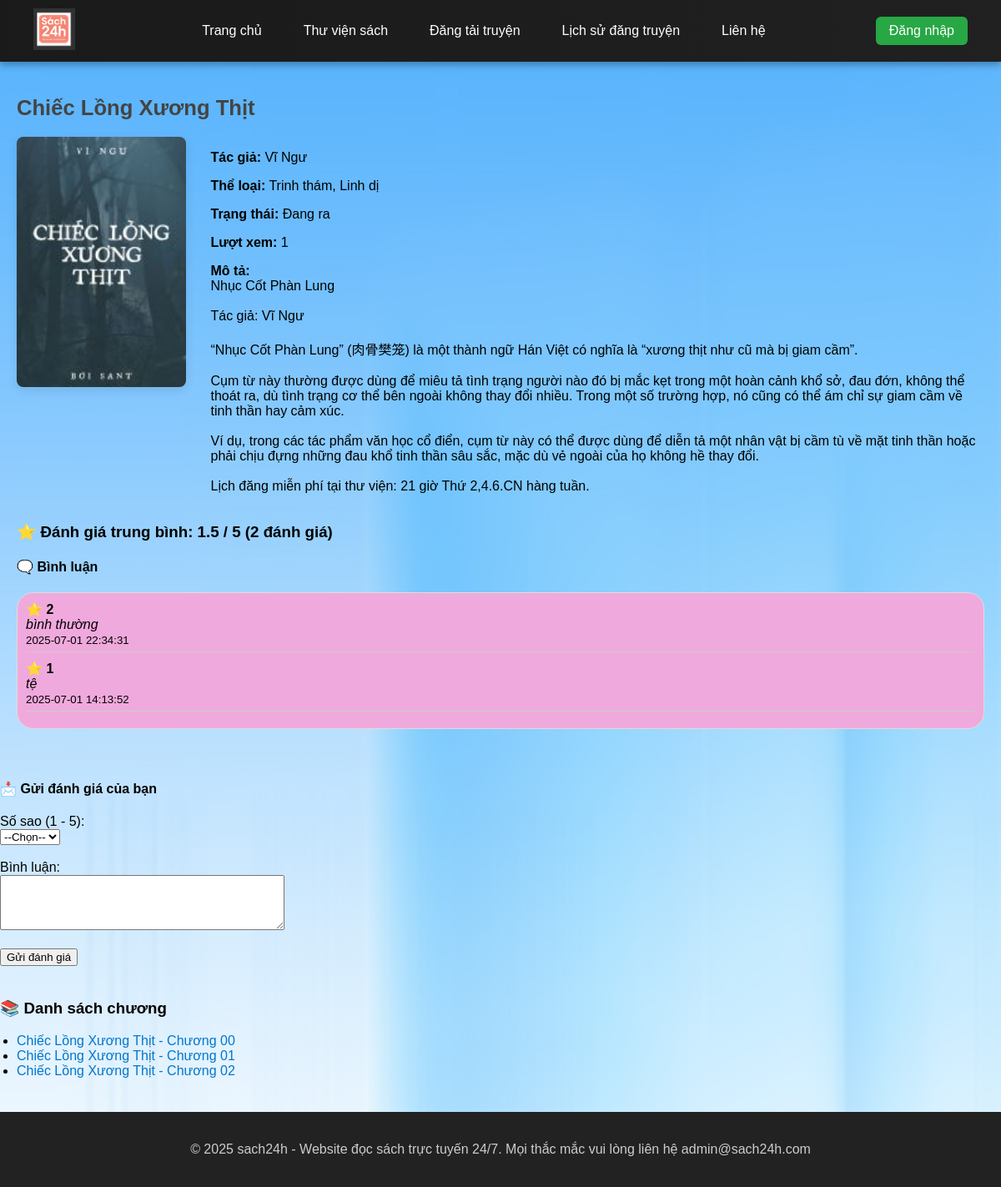
The page /book.php?id=20 on the database its author committed.
### tables this page shows
CREATE TABLE `books` (
  `id` int(11) NOT NULL,
  `title` varchar(255) NOT NULL,
  `author` varchar(255) DEFAULT NULL,
  `rating` decimal(3,1) DEFAULT NULL,
  `image` varchar(255) DEFAULT NULL,
  `description` text DEFAULT NULL,
  `views` int(11) DEFAULT 0,
  `status` varchar(50) DEFAULT NULL,
  `category` varchar(100) DEFAULT NULL,
  `require_login` tinyint(1) NOT NULL DEFAULT 0,
  `featured` tinyint(1) DEFAULT 0,
  `category_type` enum('new','suggested','best') DEFAULT 'new',
  `show_in_latest` tinyint(1) DEFAULT 1
);

CREATE TABLE `book_reviews` (
  `id` int(11) NOT NULL,
  `book_id` int(11) NOT NULL,
  `rating` int(11) DEFAULT NULL CHECK (`rating` between 1 and 5),
  `COMMENT` text DEFAULT NULL,
  `created_at` datetime DEFAULT current_timestamp()
);

CREATE TABLE `chapters` (
  `id` int(11) NOT NULL,
  `book_id` int(11) NOT NULL,
  `chapter_title` varchar(255) NOT NULL,
  `content` text DEFAULT NULL,
  `image` varchar(255) DEFAULT 'default.jpg',
  `status` varchar(50) DEFAULT 'Đang ra',
  `created_at` timestamp NOT NULL DEFAULT current_timestamp(),
  `author` varchar(100) DEFAULT NULL,
  `require_login` tinyint(1) DEFAULT 0,
  `show_in_latest` tinyint(1) DEFAULT 1
);

### book.php (the view, shortened to what this page needs)
<?php
include 'includes/header.php';
include 'includes/db.php';
if (isset($_GET['id']) && is_numeric($_GET['id'])) {
    $book_id = (int)$_GET['id'];
    $conn->query("UPDATE books SET views = views + 1 WHERE id = $book_id");
    $stmt = $conn->prepare("SELECT * FROM books WHERE id = ?");
    $stmt->bind_param("i", $book_id);
    $stmt->execute();
    $result = $stmt->get_result();
    if ($row = $result->fetch_assoc()) {
        echo "<div class='container'>";
        echo "<h2>" . htmlspecialchars($row['title']) . "</h2>";
        echo "<div style='display:flex; gap:30px; margin-top:20px'>";
        echo "<img class='book-detail-image' src='assets/images/" . htmlspecialchars($row['image']) . "' onerror=\"this.onerror=null;this.src='assets/images/default.jpg';\">";
        echo "<div>";
        echo "<p><strong>Tác giả:</strong> " . htmlspecialchars($row['author']) . "</p>";
        echo "<p><strong>Thể loại:</strong> " . htmlspecialchars($row['category']) . "</p>";
        echo "<p><strong>Trạng thái:</strong> " . htmlspecialchars($row['status']) . "</p>";
        echo "<p><strong>Lượt xem:</strong> " . number_format($row['views']) . "</p>";
        echo "<p><strong>Mô tả:</strong><br>" . nl2br(htmlspecialchars($row['description'])) . "</p>";
        echo "</div></div>";
        $rating_stmt = $conn->prepare("SELECT AVG(rating) AS avg_rating, COUNT(*) AS total_reviews FROM book_reviews WHERE book_id = ?");
        $rating_stmt->bind_param("i", $book_id);
        $rating_stmt->execute();
        $rating_data = $rating_stmt->get_result()->fetch_assoc();
        echo "<h3>⭐ Đánh giá trung bình: " . round($rating_data['avg_rating'], 1) . " / 5 ({$rating_data['total_reviews']} đánh giá)</h3>";
        $comment_stmt = $conn->prepare("SELECT comment, rating, created_at FROM book_reviews WHERE book_id = ? ORDER BY id DESC");
        $comment_stmt->bind_param("i", $book_id);
        $comment_stmt->execute();
        $comment_result = $comment_stmt->get_result();
  echo "<h4>🗨️ Bình luận</h4>";
echo "<div style='max-height: 250px; overflow-y: auto; scrollbar-width: none; -ms-overflow-style: none; border: 1px solid #ddd; padding: 10px; background:rgb(240, 169, 220); border-radius: 20px; margin-bottom: 20px;'>
<style>
    div::-webkit-scrollbar {
        display: none;
    }
</style>";
if ($comment_result->num_rows > 0) {
    while ($cmt = $comment_result->fetch_assoc()) {
        echo "<div style='margin-bottom: 10px; border-bottom: 1px solid #ccc; padding-bottom: 5px'>";
        echo "<strong>⭐ " . (int)$cmt['rating'] . "</strong><br>";
        echo "<em>" . htmlspecialchars($cmt['comment']) . "</em><br>";
        echo "<small>" . $cmt['created_at'] . "</small>";
        echo "</div>";
    }
} else {
    echo "<p>Chưa có bình luận.</p>";
}
echo "</div>";
echo "</div>";
        echo '
        <h4>📩 Gửi đánh giá của bạn</h4>
        <form method="POST" action="">
            <label>Số sao (1 - 5):</label><br>
            <select name="rating" required>
                <option value="">--Chọn--</option>
                <option value="5">5 ⭐</option>
                <option value="4">4 ⭐</option>
                <option value="3">3 ⭐</option>
                <option value="2">2 ⭐</option>
                <option value="1">1 ⭐</option>
            </select><br><br>
            <label>Bình luận:</label><br>
            <textarea name="comment" rows="4" cols="40" required></textarea><br><br>
            <button type="submit" name="submit_review">Gửi đánh giá</button>
        </form>';
        $chapter_stmt = $conn->prepare("SELECT id, chapter_title FROM chapters WHERE book_id = ? ORDER BY id ASC");
        $chapter_stmt->bind_param("i", $book_id);
        $chapter_stmt->execute();
        $chapters = $chapter_stmt->get_result();
        echo "<h3 style='margin-top:40px;'>📚 Danh sách chương</h3><ul style='padding-left: 20px;'>";
        if ($chapters->num_rows > 0) {
            while ($chapter = $chapters->fetch_assoc()) {
                echo "<li><a href='chapter.php?id=" . (int)$chapter['id'] . "'>" . htmlspecialchars($chapter['chapter_title']) . "</a></li>";
            }
        } else {
            echo "<li>Chưa có chương nào.</li>";
        }
        echo "</ul></div>";
    } else {
        echo "<p>Sách không tồn tại.</p>";
    }
} else {
    echo "<p>Không tìm thấy sách.</p>";
}
include 'includes/footer.php';
?>

### assets/css/style.css (style rules this page uses)
body { font-family: Arial, sans-serif; margin: 0; background-image: url("../images/background.jpg"); background-size: cover; background-repeat: no-repeat; background-attachment: fixed; }
.container { padding: 20px; }
h2 { font-size: 1.6rem; color: #444; margin-bottom: 15px; }
a { text-decoration: none; color: #0077cc; }
.book-detail-image { height: 300px; border-radius: 8px; transition: transform 0.3s ease, box-shadow 0.3s ease; box-shadow: 0 4px 12px rgba(0, 0, 0, 0.1); }

### rows shown on the page
books: title "Chiếc Lồng Xương Thịt", image (picture), author "Vĩ Ngư", category "Trinh thám, Linh dị", status "Đang ra", views "1", description "Nhục Cốt Phàn Lung Tác giả: Vĩ Ngư “Nhục Cốt Phàn Lung” (肉骨樊笼) là một thành ngữ Hán Việt có nghĩa là “xương thịt như cũ mà bị giam cầm”. Cụm từ này thường được dùng để miêu tả tình trạng người nào đó bị mắc kẹt trong một hoàn cảnh khổ sở, đau đớn, không thể thoát ra, dù tình trạng cơ thể bên ngoài không thay đổi nhiều. Trong một số trường hợp, nó cũng có thể ám chỉ sự giam cầm về tinh thần hay cảm xúc. Ví dụ, trong các tác phẩm văn học cổ điển, cụm từ này có thể được dùng để diễn tả một nhân vật bị cầm tù về mặt tinh thần hoặc phải chịu đựng những đau khổ tinh thần sâu sắc, mặc dù vẻ ngoài của họ không hề thay đổi. Lịch đăng miễn phí tại thư viện: 21 giờ Thứ 2,4.6.CN hàng tuần."
book_reviews: rating "2", COMMENT "bình thường", created_at "2025-07-01 22:34:31"
book_reviews: rating "1", COMMENT "tệ", created_at "2025-07-01 14:13:52"
chapters: chapter_title "Chiếc Lồng Xương Thịt - Chương 00"
chapters: chapter_title "Chiếc Lồng Xương Thịt - Chương 01"
chapters: chapter_title "Chiếc Lồng Xương Thịt - Chương 02"

### other values the page prints
$rating_data['avg_rating'] "1.5"
$rating_data['total_reviews'] "2"
